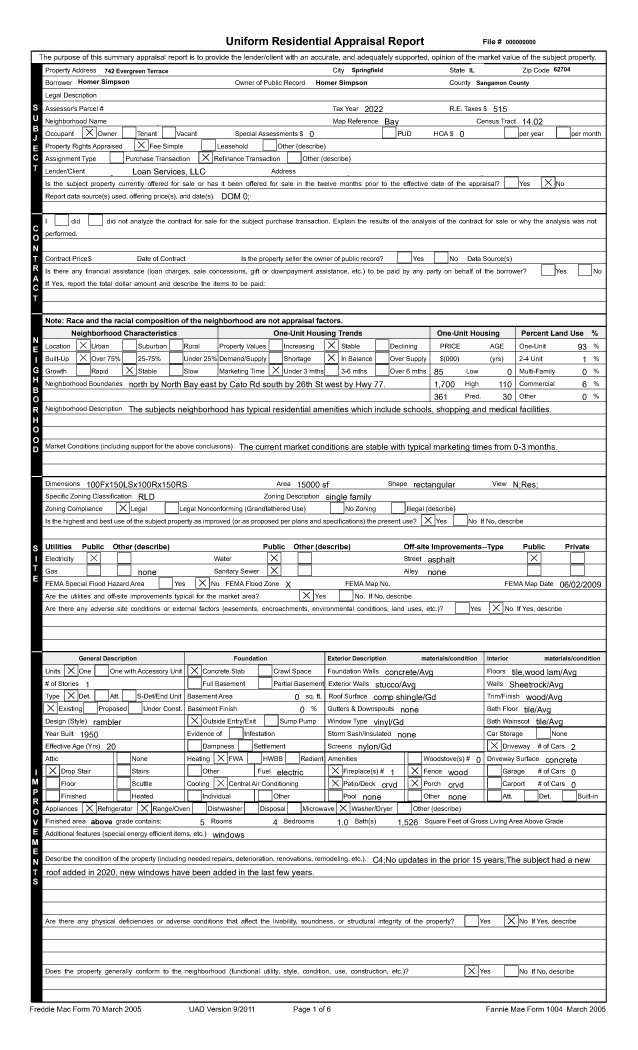
#> input picture samples/appraisal-1.png, 2550 x 4200 px (shown at 1/4 size)
$ python -i detect_cv.py   (imports and definitions only)
#> lines starting #> are read from the running program, lines starting #| are printed output that depends on the picture; after the words box and inside, x2 and y2 are one past the last pixel; in counts of white or black regions, pixels touching at a corner belong together
#> further down, picture is the input picture: shape (4200, 2550); min 0, max 255, mean 229.3
import logging
import math

import cv2
import numpy as np

import textract_hints

MIN_BOX_SIZE = 22
MAX_BOX_SIZE = 60
ASPECT_RATIO_MIN = 0.7
ASPECT_RATIO_MAX = 1.3
CORNER_EPSILON_FACTOR = 0.04
MIN_EXTENT_RATIO = 0.6

# A single fixed global brightness cutoff (the previous approach: any pixel
# darker than a flat value is "ink," everywhere on the page) breaks in two
# opposite ways real scanned forms exhibit: a lightly-drawn border can be
# lighter than the cutoff (never registers as ink at all), and a shaded
# table-row background can be darker than the cutoff (the whole cell reads
# as ink and fuses with the border into one oversized blob). Adaptive
# thresholding compares each pixel to the mean of its own local
# neighborhood instead of one global value, so it tracks a lighter border
# against white paper and a normal-darkness border against a shaded cell
# equally, without needing a value tuned to either. Verified empirically
# against all 4 real samples: adaptive thresholding alone is a strict
# superset of the old global threshold's candidates (zero candidates the
# global pass found that adaptive misses, across appraisal-1/2/3/4), while
# also recovering 18 checkboxes on shaded rows (appraisal-3) and 2 more
# fusing with adjacent text (appraisal-4) that the global threshold missed
# entirely. See docs/algorithm-known-issues.md issues #1/#2/#6.
ADAPTIVE_BLOCK_SIZE = 51
ADAPTIVE_C = 10


def _adaptive_binary(gray: np.ndarray) -> np.ndarray:
    return cv2.adaptiveThreshold(
        gray, 255, cv2.ADAPTIVE_THRESH_GAUSSIAN_C, cv2.THRESH_BINARY_INV,
        ADAPTIVE_BLOCK_SIZE, ADAPTIVE_C,
    )
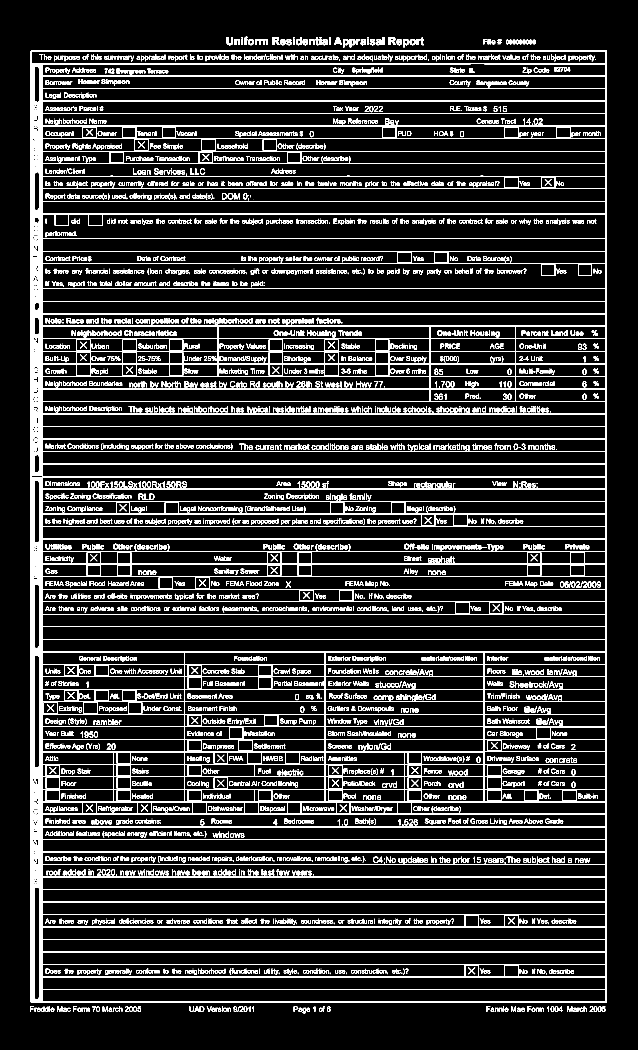
#> returned value: shape (4200, 2550) (shown at 1/4 size); 9.6% white; 4949 white regions (380 under 20 px)


# Defensive limits for decode_image, guarding against a decompression-bomb
# style upload on the public /detect endpoint: a small, highly-compressible
# file (e.g. a huge flat-color PNG) can still decode to a bitmap large
# enough to OOM-kill the Lambda. MAX_INPUT_BYTES is a cheap, tight cap on
# the raw upload itself, comfortably under API Gateway's 10 MB payload
# limit. MAX_IMAGE_PIXELS caps the implied full-resolution pixel count,
# checked via a zero-decode header parse (see _probe_dimensions) before
# ever calling into OpenCV.
#
# An earlier version of this guard used cv2.imdecode(..., IMREAD_REDUCED_COLOR_8)
# as a "cheap" downscaled probe. That's cheap for JPEG (the decoder can
# skip DCT coefficients), but NOT for PNG: OpenCV's PNG codec fully decodes
# to full resolution internally and only downscales afterward, so the
# "cheap" probe itself OOM'd on a large-enough PNG (confirmed live:
# Runtime.OutOfMemory, 1022/1024 MB, on a PNG whose implied full resolution
# was ~20000x20000). Parsing width/height directly from the file header
# never decodes any pixel data, so it can't OOM regardless of format.
MAX_INPUT_BYTES = 8 * 1024 * 1024
MAX_IMAGE_PIXELS = 50_000_000


# [59 lines left out: function _probe_dimensions, not called in this run]


# A 4-corner polygon (the corner-count filter above) admits any
# quadrilateral, including a visibly skewed one — a hand-drawn shape (e.g.
# a thick freehand checkmark/flag whose own outer silhouette happens to
# have 4 dominant corners) can pass corner-count, size, aspect-ratio, and
# extent-ratio filters while being nowhere near an actual rectangle. A
# printed checkbox border is a precise rectangle: opposite sides equal
# length, corners at ~90°. Reject quadrilaterals that visibly aren't.
#
# Thresholds validated against every current candidate across all 4 real
# samples (~285 boxes), ranked by side-ratio, not fit to one example: a
# real hand-drawn test case (a freehand flag/checkmark shape drawn without
# a box, appraisal-2.png near "Other (describe)") measured ratio=0.767,
# angle_dev=11.5° — clearly the worst of every candidate. The next-worst
# is a real, if imperfectly rendered, printed checkbox (appraisal-4.png)
# at ratio=0.846, angle_dev=9.1° — an earlier, tighter pair of thresholds
# (0.85/7°) rejected this real box outright (a confirmed false-negative
# regression, caught by re-running the full sample suite before trusting
# the fix, not assumed safe from the fake shape alone). These values leave
# real margin on both sides of that real box's numbers while still
# rejecting the fake shape on both metrics.
MIN_RECTANGLE_SIDE_RATIO = 0.8
MAX_RECTANGLE_ANGLE_DEVIATION_DEGREES = 10.0


def _is_rectangular(approx: np.ndarray) -> bool:
    pts = approx.reshape(-1, 2).astype(float)
    sides = [float(np.linalg.norm(pts[(i + 1) % 4] - pts[i])) for i in range(4)]
    side_ratio = min(
        min(sides[0], sides[2]) / max(sides[0], sides[2]),
        min(sides[1], sides[3]) / max(sides[1], sides[3]),
    )
    if side_ratio < MIN_RECTANGLE_SIDE_RATIO:
        return False

    for i in range(4):
        prev_pt, cur_pt, next_pt = pts[(i - 1) % 4], pts[i], pts[(i + 1) % 4]
        v1, v2 = prev_pt - cur_pt, next_pt - cur_pt
        cos_angle = np.dot(v1, v2) / (np.linalg.norm(v1) * np.linalg.norm(v2) + 1e-9)
        angle_degrees = math.degrees(math.acos(np.clip(cos_angle, -1.0, 1.0)))
        if abs(angle_degrees - 90.0) > MAX_RECTANGLE_ANGLE_DEVIATION_DEGREES:
            return False

    return True


def find_checkbox_candidates(gray: np.ndarray) -> list[tuple[int, int, int, int]]:
    binary = _adaptive_binary(gray)
    contours, _ = cv2.findContours(binary, cv2.RETR_TREE, cv2.CHAIN_APPROX_SIMPLE)
#> contours = 7050 contours, 749 with area under 20; largest, box (x1, y1, x2, y2) and area: (123, 202, 2427, 4011) 8769814, (169, 1055, 2424, 1155) 223144, (168, 856, 2424, 955) 215746, (169, 2306, 2424, 2357) 112698, (169, 504, 2424, 555) 112698

    candidates = []
    for contour in contours:
        x, y, w, h = cv2.boundingRect(contour)
        if not (MIN_BOX_SIZE <= w <= MAX_BOX_SIZE and MIN_BOX_SIZE <= h <= MAX_BOX_SIZE):
            continue
        aspect_ratio = w / h
        if not (ASPECT_RATIO_MIN <= aspect_ratio <= ASPECT_RATIO_MAX):
            continue
        perimeter = cv2.arcLength(contour, True)
        approx = cv2.approxPolyDP(contour, CORNER_EPSILON_FACTOR * perimeter, True)
        if len(approx) != 4:
            continue
        if not _is_rectangular(approx):
            continue
        # A real checkbox's contour (the outer or inner edge of a drawn
        # square) fills nearly all of its own bounding box. A text glyph
        # (e.g. "v", "o") can coincidentally have a square-ish, 4-corner
        # bounding box at certain sizes, but its actual ink covers far less
        # of that box — reject those low-rectangularity contours here.
        extent = cv2.contourArea(contour) / (w * h) if w * h else 0.0
        if extent < MIN_EXTENT_RATIO:
            continue
        candidates.append((x, y, w, h))
#> this loop made 7050 passes
#> (x, y, w, h) on passes 1 to 3: (2319, 4031, 13, 16), (2310, 4031, 8, 16), (2293, 4031, 14, 16)
#> after the loop, candidates = 210 items, first 6: (2017, 3860, 57, 46), (2018, 3861, 55, 44), (1858, 3860, 57, 46), (1860, 3861, 54, 44), (2017, 3660, 57, 46), (2018, 3661, 55, 44)
    return candidates


IOU_DEDUP_THRESHOLD = 0.5


# [36 lines left out: functions _iou, deduplicate_boxes, not called in this run]


# A raw dark-pixel-fraction-of-area measure (the previous approach) is not
# scale-invariant for stroke-based marks: a fixed-width diagonal stroke's
# pixel count scales with box *diagonal* (roughly linear in box size), but
# area scales quadratically — so the same confident, unambiguous X mark
# reads as a much lower "ink ratio" in a larger checkbox than an identical
# stroke in a smaller one, purely as an artifact of box size, not mark
# confidence. Confirmed empirically: 4 real X-marks on appraisal-1
# (57x46px boxes) computed ink_ratio 0.075-0.077, just under the old
# INK_RATIO_THRESHOLD=0.08, while every other real checked mark on that
# same sample (identical box size) computed 0.087-0.112 — the mark itself
# wasn't ambiguous, the area-based measure was penalizing it for the box's
# size. Normalizing by box diagonal instead of box area removes that
# size-dependent penalty: measured on all 4 real samples across box sizes
# 24px to 57px, every genuinely empty box (including several with nonzero
# noise from anti-aliasing/adaptive-threshold artifacts, e.g. 3 empty
# appraisal-4 boxes measuring ink_density~1.10) stays well below 1.5, while
# every real checked mark across every sample and box size measures at
# least ~2.0 (appraisal-1's near-misses) up to ~7+ (appraisal-4's bold
# marks in its smaller boxes) — a threshold anywhere in the wide gap
# between those two clusters works; 1.5 sits roughly in the middle. See
# docs/algorithm-known-issues.md issue #3.
INK_DENSITY_THRESHOLD = 1.5
INTERIOR_MARGIN = 3
CONTAINMENT_PADDING_FACTOR = 2.0
# Minimum fraction of a touching component's pixels that must fall inside
# the box's own outer bounds (excluding the border ring itself, which is
# ambiguous territory) for that component to still count as "the mark".
# See _mark_is_contained for why this replaced a raw bounding-box-extent
# check.
CONTAINMENT_INTERIOR_RATIO = 0.2


# [103 lines left out: functions _ink_density, _mark_is_contained, is_checked, not called in this run]


# Textract's own FORMS analysis associates labels with checkboxes far more
# precisely than any pixel heuristic could ("No Zoning" -> that exact box),
# but its geometry is still just a hint, not a trusted answer: a hint is
# only ever used to look closer at a location the pixel pass already missed
# entirely, never to override or remove something already found. See
# docs/algorithm-known-issues.md issue #7 and textract_hints.py.
#
# HINT_SEARCH_PADDING sizes the local window searched around a hint - big
# enough to catch a checkbox whose Textract-reported position is off by a
# few px, small enough that this stays a scoped, low-risk local search
# rather than reintroducing the page-wide false-positive problem that
# rejected every earlier attempt at issue #9 this session (see that
# issue's "attempted and rejected" history for why page-wide search on
# this document family doesn't work).
HINT_SEARCH_PADDING = 15
HINT_COVERED_IOU_THRESHOLD = 0.3
# Looser than the main pipeline's own MIN_BOX_SIZE/MAX_BOX_SIZE/aspect
# bounds: Textract's geometry is independently measured, not derived from
# our own contours, so it carries its own small margin of error - but
# still tight enough to reject an implausible shape outright (e.g. the
# known fake hand-drawn shape's Textract-reported box, aspect 1.59,
# already falls outside this band before any pixel analysis runs).
HINT_SIZE_TOLERANCE_FACTOR = 1.3
HINT_ASPECT_TOLERANCE_FACTOR = 1.2
LOCAL_STROKE_ANGLE_TOLERANCE_DEGREES = 15.0
LOCAL_STROKE_MIN_LENGTH = 15
LOCAL_STROKE_ERASE_THICKNESS = 4


# [277 lines left out: functions _hint_bbox_plausible, _local_shape_verdict, _erase_local_diagonal_strokes, _recover_hint_candidate, find_missing_boxes, _get_textract_hints and 3 more, not called in this run]

>>> import cv2
>>> picture = cv2.imread('../../samples/appraisal-1.png', cv2.IMREAD_GRAYSCALE)
>>> result = find_checkbox_candidates(picture)
#> result has the same summary as candidates in find_checkbox_candidates

$ run again, on samples/appraisal-2.png
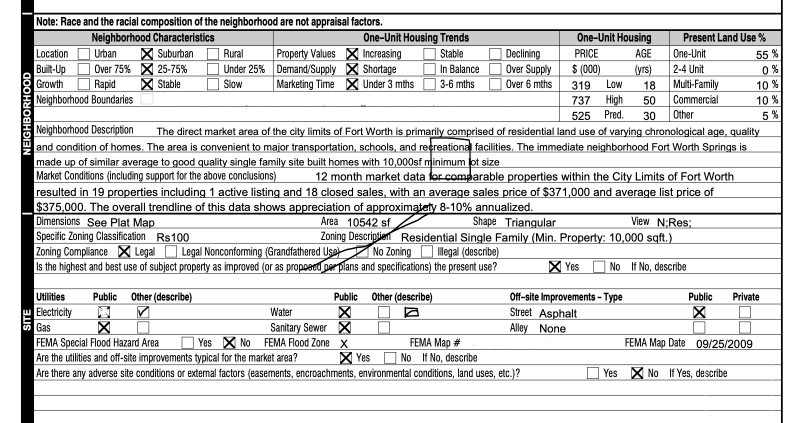
#> input picture samples/appraisal-2.png, 1586 x 846 px (shown at 1/2 size)
#> in _adaptive_binary, `return cv2.adaptiveThreshold( gray, 255, cv2.ADAPTIVE_THRESH_GAUSSIAN_..`:
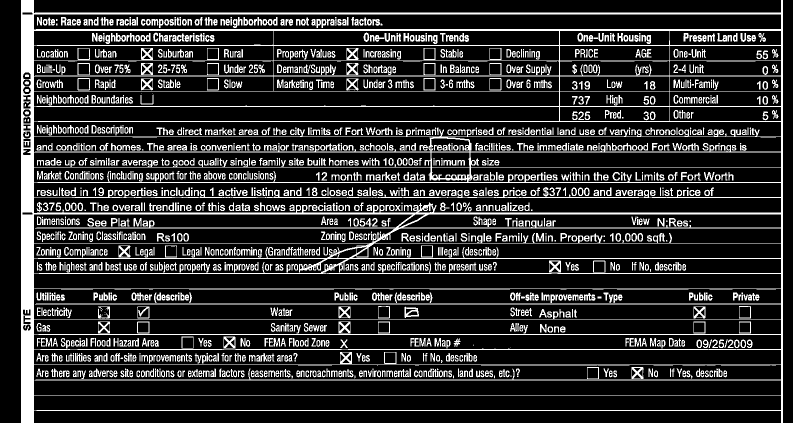
#> returned value: shape (846, 1586) (shown at 1/2 size); 18% white; 1888 white regions (200 under 20 px)
#> contours = 2866 contours, 727 with area under 20; largest, box (x1, y1, x2, y2) and area: (42, 0, 1566, 846) 1213674, (67, 729, 1563, 791) 89064, (67, 577, 1563, 639) 88732, (67, 28, 1563, 60) 44852, (67, 790, 1563, 821) 44848
#> the loop in find_checkbox_candidates, `for contour in contours:` made 2866 passes
#> (x, y, w, h) on passes 1 to 3: (42, 0, 1524, 846), (67, 790, 1496, 31), (67, 729, 1496, 62)
#> after the loop in find_checkbox_candidates, `for contour in contours:`: candidates = 64 items, first 6: (1263, 734, 24, 24), (1174, 734, 24, 24), (1174, 735, 23, 23), (768, 704, 25, 24), (769, 704, 23, 23), (680, 704, 24, 24)
#> result has the same summary as candidates in find_checkbox_candidates

$ run again, on samples/appraisal-3.png
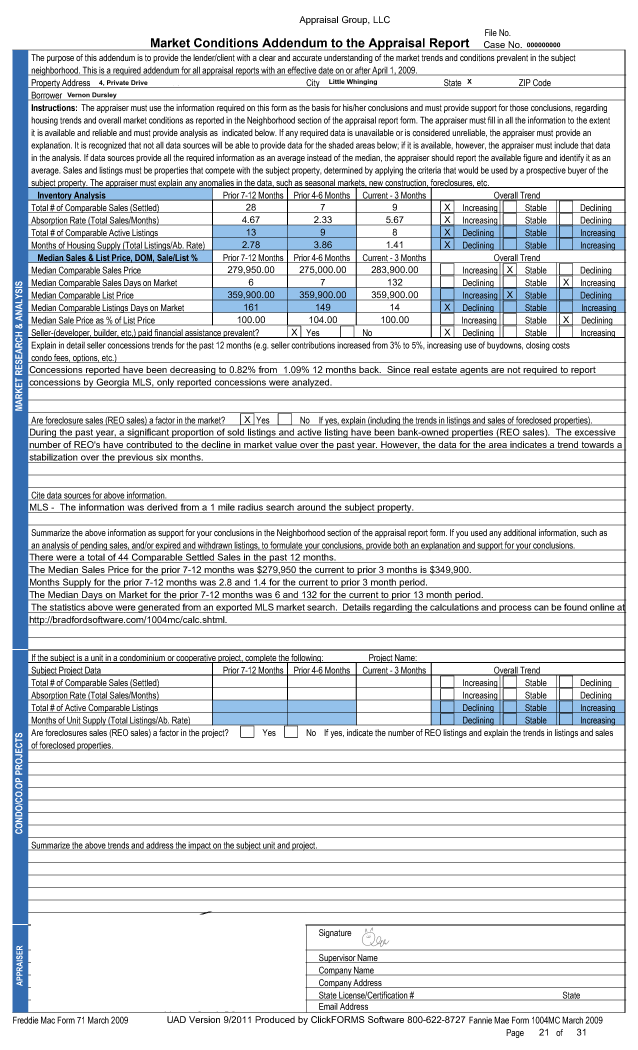
#> input picture samples/appraisal-3.png, 2550 x 4200 px (shown at 1/4 size)
#> `picture = cv2.imread('../../samples/appraisal-1.png', cv2.IMREAD_GRAYS..`:
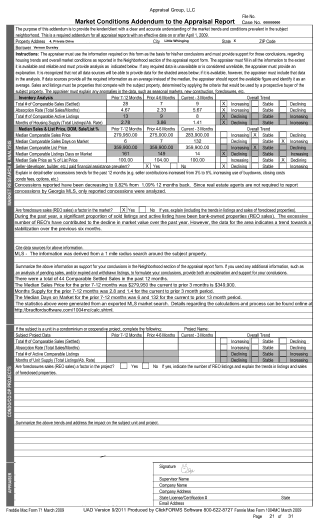
#> picture: shape (4200, 2550) (shown at 1/8 size); min 0, max 255, mean 224.2
#> in _adaptive_binary, `return cv2.adaptiveThreshold( gray, 255, cv2.ADAPTIVE_THRESH_GAUSSIAN_..`:
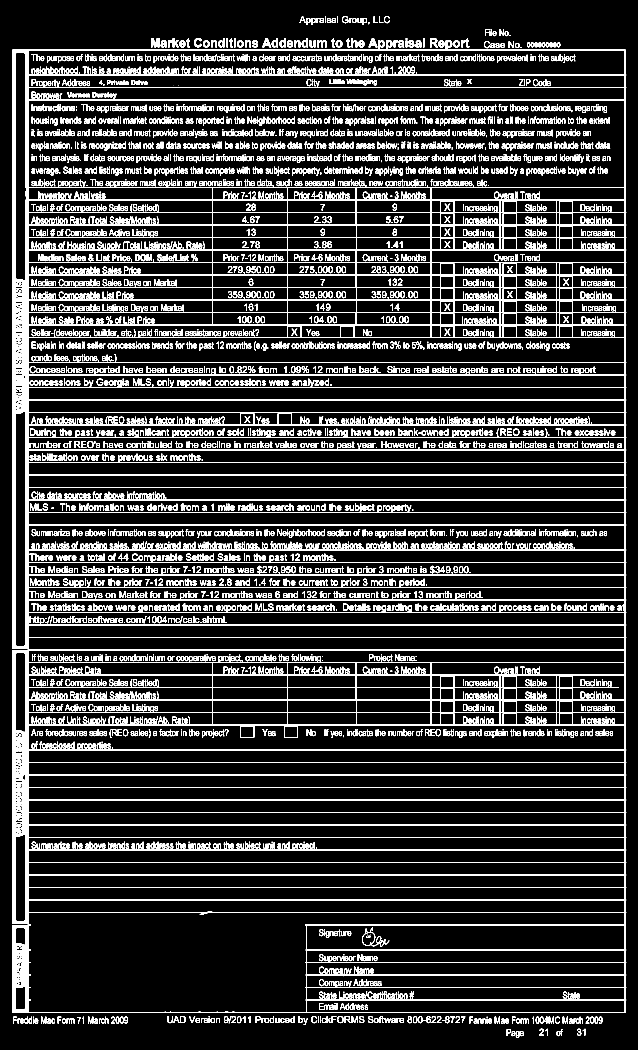
#> returned value: shape (4200, 2550) (shown at 1/4 size); 10.9% white; 4898 white regions (399 under 20 px)
#> contours = 6986 contours, 466 with area under 20; largest, box (x1, y1, x2, y2) and area: (49, 162, 2505, 4052) 8821221, (112, 400, 2499, 749) 828937, (112, 2900, 2499, 3000) 235709, (112, 200, 2499, 300) 234807, (112, 2100, 2499, 2200) 234087
#> the loop in find_checkbox_candidates, `for contour in contours:` made 6986 passes
#> (x, y, w, h) on passes 1 to 3: (2226, 4124, 15, 21), (2228, 4126, 11, 17), (2080, 4124, 15, 21)
#> after the loop in find_checkbox_candidates, `for contour in contours:`: candidates = 50 items, first 6: (1136, 2903, 56, 48), (1138, 2904, 53, 45), (961, 2903, 56, 48), (963, 2904, 53, 45), (2238, 2854, 53, 45), (2013, 2854, 53, 45)
#> result has the same summary as candidates in find_checkbox_candidates
